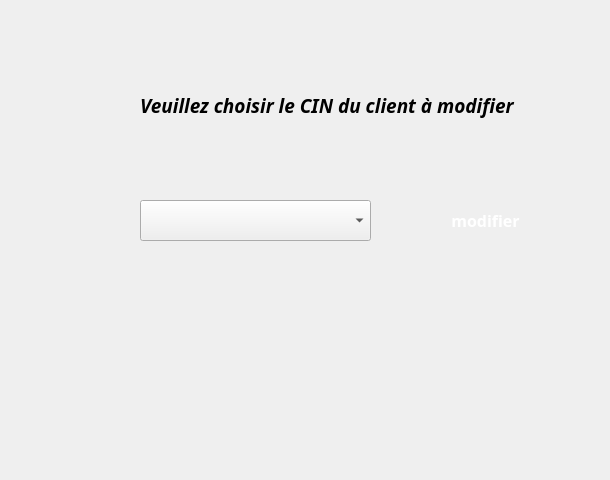
    <widget class="QWidget" name="page_modif1_2">
     <widget class="QLabel" name="label_25">
      <property name="geometry">
       <rect>
        <x>140</x>
        <y>90</y>
        <width>461</width>
        <height>31</height>
       </rect>
      </property>
      <property name="font">
       <font>
        <family>Playfair Display ExtraBold</family>
        <pointsize>14</pointsize>
        <weight>75</weight>
        <italic>true</italic>
        <bold>true</bold>
       </font>
      </property>
      <property name="text">
       <string>Veuillez choisir le CIN du client à modifier</string>
      </property>
     </widget>
     <widget class="QPushButton" name="PBmodifier_3">
      <property name="geometry">
       <rect>
        <x>400</x>
        <y>200</y>
        <width>171</width>
        <height>41</height>
       </rect>
      </property>
      <property name="font">
       <font>
        <family>Playfair Display ExtraBold</family>
        <pointsize>12</pointsize>
        <weight>75</weight>
        <italic>false</italic>
        <bold>true</bold>
       </font>
      </property>
      <property name="styleSheet">
       <string notr="true">QPushButton {
            color: white;
            border-image: url(:/img/bouton.png) 3 10 3 10;

            border-top: 3px transparent;
            border-bottom: 3px transparent;
            border-right: 10px transparent;
            border-left: 10px transparent;
        }</string>
      </property>
      <property name="text">
       <string>modifier</string>
      </property>
     </widget>
     <widget class="QComboBox" name="CBmcin_2">
      <property name="geometry">
       <rect>
        <x>140</x>
        <y>200</y>
        <width>231</width>
        <height>41</height>
       </rect>
      </property>
      <property name="font">
       <font>
        <family>Segoe UI</family>
        <pointsize>14</pointsize>
        <weight>50</weight>
        <bold>false</bold>
       </font>
      </property>
     </widget>
     <widget class="QLabel" name="bg2_2">
      <property name="geometry">
       <rect>
        <x>260</x>
        <y>290</y>
        <width>161</width>
        <height>181</height>
       </rect>
      </property>
      <property name="text">
       <string/>
      </property>
      <property name="pixmap">
       <pixmap resource="image/img.qrc">:/img/hk3.png</pixmap>
      </property>
      <property name="scaledContents">
       <bool>true</bool>
      </property>
     </widget>
    </widget>
